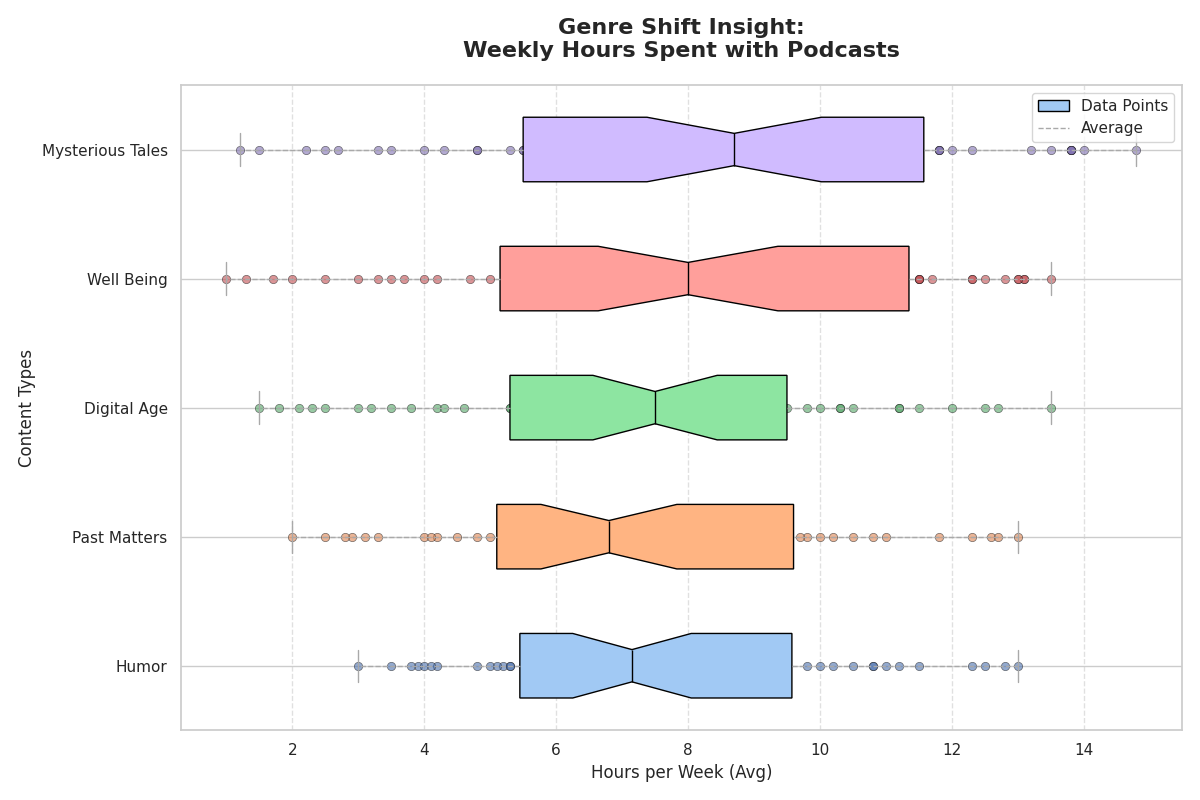

Write Python code to recreate this figure.
import matplotlib.pyplot as plt
import numpy as np
import seaborn as sns

technology = [3.9, 5.5, 3.8, 4, 5.3, 5.6, 3.5, 5, 3, 5.8, 5.2, 4.2, 6.5, 7.8, 6, 6.2, 9.1, 5.1, 7.3, 5.3, 7.5, 7, 4.8, 8.2, 8.3, 4.1, 7.8, 6.8, 8.5, 6.5, 7, 6.5, 5.8, 6, 10.2, 8.3, 11.5, 8.7, 11, 9.8, 12.3, 9.3, 9.5, 10.8, 8.9, 11.2, 12.5, 10.5, 10, 10.8, 13, 12.8]
comedy = [6.2, 4, 7.8, 5, 2.9, 4.2, 5.2, 4.1, 6, 2, 5.3, 4.5, 3.3, 5.5, 6.3, 7.4, 6.5, 2.5, 8.5, 7.3, 2.8, 8, 7.2, 5.3, 8, 5.5, 9.8, 3.1, 9.5, 4.8, 8.3, 5.6, 9, 10.5, 6.8, 10.2, 12.3, 12.6, 9.7, 10.8, 12.7, 10, 11.8, 13, 6.8, 11, 9]
true_crime = [8, 3.5, 2.1, 7.5, 1.5, 5.8, 5.3, 4.2, 3, 5.5, 8, 3.2, 7.2, 8.5, 6, 1.8, 7.8, 6.2, 11.2, 2.5, 6.7, 8.6, 9.3, 7, 9, 11.5, 7.5, 5.3, 5.5, 9.8, 9, 10.3, 4.3, 11.2, 4.6, 2.3, 6.2, 3.8, 7.3, 9.5, 10.5, 8.3, 12, 12.7, 9.1, 10, 10.3, 12.5, 13.5]
history = [1.3, 3.5, 7.3, 1.7, 6.5, 2, 12.5, 8, 1, 3.3, 3.7, 7.8, 6.2, 4.7, 5.5, 6.5, 8, 5.8, 2.5, 11.5, 11.7, 3, 5, 12.3, 6.2, 4, 11.2, 5.3, 10.3, 7, 12.8, 9, 7.5, 13, 11.5, 6, 8.9, 4.2, 11.5, 10.5, 12.3, 13.1, 10.8, 13.1, 9.2, 9.2, 13.5, 8.7, 10.8, 9, 13]
health_fitness = [3.5, 9.5, 2.2, 5.8, 7.2, 1.2, 2.7, 14, 8.3, 8.7, 8.7, 4.3, 11.8, 11.2, 1.5, 4.8, 4, 2.5, 10.8, 8.5, 10.5, 3.3, 10, 4.8, 9.7, 13.5, 9, 5.5, 13.8, 7, 5.3, 5.5, 7.5, 7.7, 8, 7.2, 14.8, 11, 10, 8.3, 11.5, 11.5, 9.5, 12, 13.8, 13.2, 6.3, 13.8, 11.8, 11.8, 12.3, 13.8]

data = [technology, comedy, true_crime, history, health_fitness]
genres = ['Humor', 'Past Matters', 'Digital Age', 'Well Being', 'Mysterious Tales']

sns.set(style="whitegrid")
plt.figure(figsize=(12, 8))
box = plt.boxplot(data, patch_artist=True, labels=genres, notch=True, vert=False)
colors = sns.color_palette("pastel", len(genres))
for patch, color in zip(box['boxes'], colors):
    patch.set_facecolor(color)
for i, genre_data in enumerate(data, start=1):
    plt.scatter(genre_data, np.full_like(genre_data, i), alpha=0.6, edgecolor='k', linewidth=0.5)
means = [np.mean(genre) for genre in data]
plt.scatter(means, range(1, len(means) + 1), color='black', marker='o', label='Average')
plt.setp(box['whiskers'], color='darkgray', linestyle='--')
plt.setp(box['caps'], color='darkgray')
plt.setp(box['medians'], color='black')
plt.title('Genre Shift Insight:\nWeekly Hours Spent with Podcasts', fontsize=16, fontweight='bold', pad=20)
plt.xlabel('Hours per Week (Avg)', fontsize=12)
plt.ylabel('Content Types', fontsize=12)
plt.grid(axis='x', linestyle='--', alpha=0.6)
plt.legend(['Data Points', 'Average'], loc='upper right')
plt.tight_layout()
plt.show()
